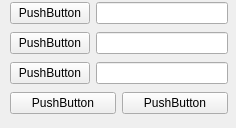
<?xml version="1.0" encoding="UTF-8"?>
<ui version="4.0">
 <class>Form_tab</class>
 <widget class="QWidget" name="Form_tab">
  <property name="geometry">
   <rect>
    <x>0</x>
    <y>0</y>
    <width>236</width>
    <height>128</height>
   </rect>
  </property>
  <property name="windowTitle">
   <string>Form</string>
  </property>
  <widget class="QWidget" name="">
   <property name="geometry">
    <rect>
     <x>10</x>
     <y>0</y>
     <width>218</width>
     <height>120</height>
    </rect>
   </property>
   <layout class="QVBoxLayout" name="verticalLayout">
    <item>
     <layout class="QHBoxLayout" name="horizontalLayout">
      <item>
       <widget class="QPushButton" name="pushButton">
        <property name="text">
         <string>PushButton</string>
        </property>
       </widget>
      </item>
      <item>
       <widget class="QLineEdit" name="lineEdit"/>
      </item>
     </layout>
    </item>
    <item>
     <layout class="QHBoxLayout" name="horizontalLayout_2">
      <item>
       <widget class="QPushButton" name="pushButton_2">
        <property name="text">
         <string>PushButton</string>
        </property>
       </widget>
      </item>
      <item>
       <widget class="QLineEdit" name="lineEdit_2"/>
      </item>
     </layout>
    </item>
    <item>
     <layout class="QHBoxLayout" name="horizontalLayout_3">
      <item>
       <widget class="QPushButton" name="pushButton_3">
        <property name="text">
         <string>PushButton</string>
        </property>
       </widget>
      </item>
      <item>
       <widget class="QLineEdit" name="lineEdit_3"/>
      </item>
     </layout>
    </item>
    <item>
     <layout class="QHBoxLayout" name="horizontalLayout_4">
      <item>
       <widget class="QPushButton" name="pushButton_4">
        <property name="text">
         <string>PushButton</string>
        </property>
       </widget>
      </item>
      <item>
       <widget class="QPushButton" name="pushButton_5">
        <property name="text">
         <string>PushButton</string>
        </property>
       </widget>
      </item>
     </layout>
    </item>
   </layout>
  </widget>
 </widget>
 <resources/>
 <connections/>
</ui>
